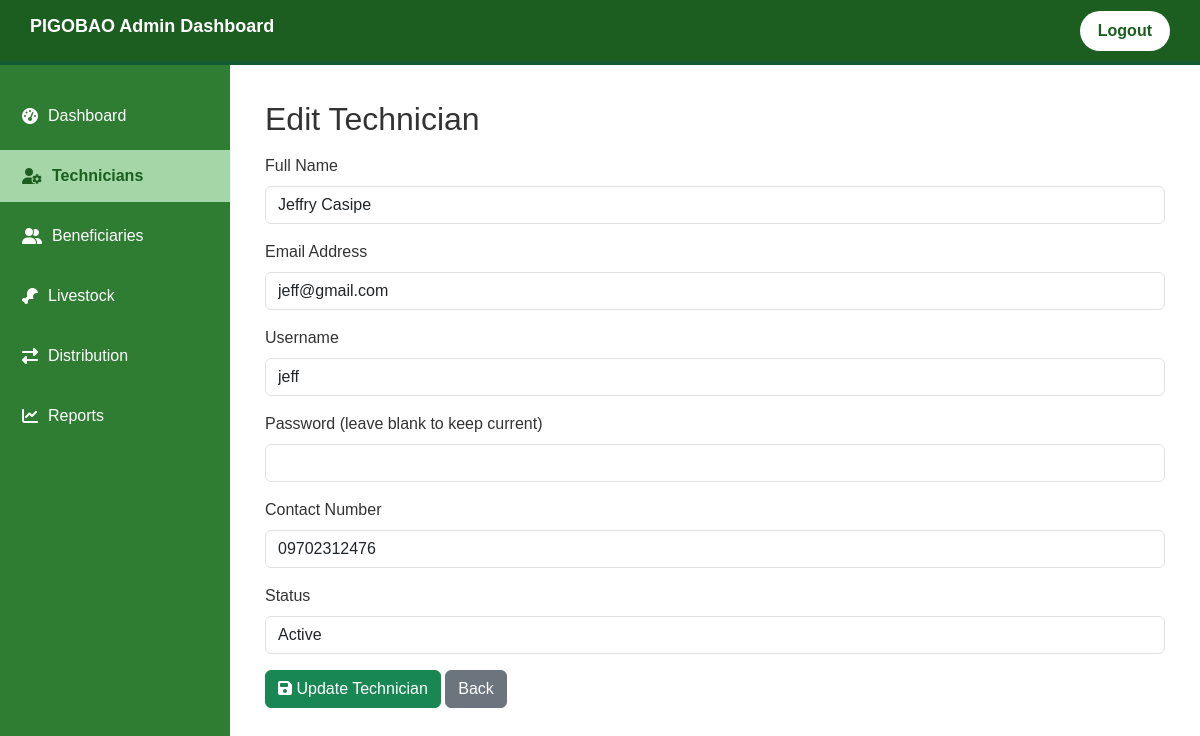
Screenshot of /edit-technician.php?id=5 (signed in) with the database file from the repository.
### tables this page shows
CREATE TABLE `technicians` (
  `technician_id` int(10) UNSIGNED NOT NULL,
  `name` varchar(150) NOT NULL,
  `email` varchar(100) NOT NULL,
  `username` varchar(100) NOT NULL,
  `password` varchar(255) NOT NULL,
  `contact` varchar(50) DEFAULT NULL,
  `status` enum('active','inactive') NOT NULL DEFAULT 'active',
  `created_at` timestamp NOT NULL DEFAULT current_timestamp(),
  `updated_at` timestamp NOT NULL DEFAULT current_timestamp() ON UPDATE current_timestamp()
);

### edit-technician.php (the view, shortened to what this page needs)
<?php
require '../db.php';
$id = intval($_GET['id']);
$stmt = $conn->prepare("SELECT * FROM technicians WHERE technician_id=?");
$stmt->bind_param("i",$id);
$stmt->execute();
$tech = $stmt->get_result()->fetch_assoc();
?>
<!DOCTYPE html>
<html lang="en">
<head>
<link href="https://cdnjs.cloudflare.com/ajax/libs/font-awesome/6.4.0/css/all.min.css" rel="stylesheet">
<link href="https://cdn.jsdelivr.net/npm/bootstrap@5.3.0/dist/css/bootstrap.min.css" rel="stylesheet">
</head>
<body>
<header>
    <h1>PIGOBAO Admin Dashboard</h1>
    <a href="../adminlog_out.php" class="logout">Logout</a>
</header>
<div class="sidebar">
    <a href="../admin_dashboard.php"><i class="fas fa-tachometer-alt"></i> Dashboard</a>
    <a href="add-technician.php" class="active"><i class="fas fa-user-cog"></i> Technicians</a>
    <a href="add-beneficiaries.php"><i class="fas fa-user-friends"></i> Beneficiaries</a>
    <a href="add-livestock.php"><i class="fas fa-drumstick-bite"></i> Livestock</a>
    <a href="distribution.php"><i class="fas fa-exchange-alt"></i> Distribution</a>
    <a href="reports.php"><i class="fas fa-chart-line"></i> Reports</a>
</div>
<div class="main-content">
    <h2>Edit Technician</h2>
    <form method="POST" class="mt-3">
        <div class="mb-3">
            <label class="form-label">Full Name</label>
            <input type="text" name="name" class="form-control" value="<?= htmlspecialchars($tech['name']) ?>" required>
        </div>
        <div class="mb-3">
            <label class="form-label">Email Address</label>
            <input type="email" name="email" class="form-control" value="<?= htmlspecialchars($tech['email']) ?>" required>
        </div>
        <div class="mb-3">
            <label class="form-label">Username</label>
            <input type="text" name="username" class="form-control" value="<?= htmlspecialchars($tech['username']) ?>" required>
        </div>
        <div class="mb-3">
            <label class="form-label">Password (leave blank to keep current)</label>
            <input type="password" name="password" class="form-control">
        </div>
        <div class="mb-3">
            <label class="form-label">Contact Number</label>
            <input type="text" name="contact" class="form-control" value="<?= htmlspecialchars($tech['contact']) ?>">
        </div>
        <div class="mb-3">
            <label class="form-label">Status</label>
            <select name="status" class="form-control">
                <option value="active" <?= $tech['status']=='active'?'selected':'' ?>>Active</option>
            </select>
        </div>
        <button type="submit" name="update_technician" class="btn btn-success"><i class="fas fa-save"></i> Update Technician</button>
        <a href="add-technician.php" class="btn btn-secondary">Back</a>
    </form>
</div>
</body>
</html>

### edit-technician.php (style rules this page uses)
body { min-height:100vh;display:flex;background:#f4f6f9;font-family:'Poppins',sans-serif;color:#333; }
header { position:fixed;top:0;left:0;width:100%;height:65px;background:#1b5e20;color:#fff;display:flex;justify-content:space-between;align-items:center;padding:0 30px;z-index:1001;border-bottom:4px solid #145a32; }
header h1 { font-size:18px;font-weight:600; }
header a.logout { color:#1b5e20;background:#fff;padding:8px 18px;border-radius:20px;font-weight:600;text-decoration:none; }
.sidebar { position:fixed;top:65px;left:0;width:230px;height:calc(100% - 65px);background:#2e7d32;padding-top:25px; }
.sidebar a { display:flex;align-items:center;gap:10px;color:#fff;padding:14px 22px;text-decoration:none;margin-bottom:8px; }
.sidebar a.active { background:#a5d6a7;color:#1b5e20;font-weight:600; }
.main-content { margin-left:230px;padding:100px 35px 30px;flex:1;background:#fff;border-radius:8px;box-shadow:0 6px 20px rgba(0,0,0,0.1); }

### rows the page displays
technicians: name "Jeffry Casipe", email "jeff@gmail.com", username "jeff", contact "09702312476", status "Active"
